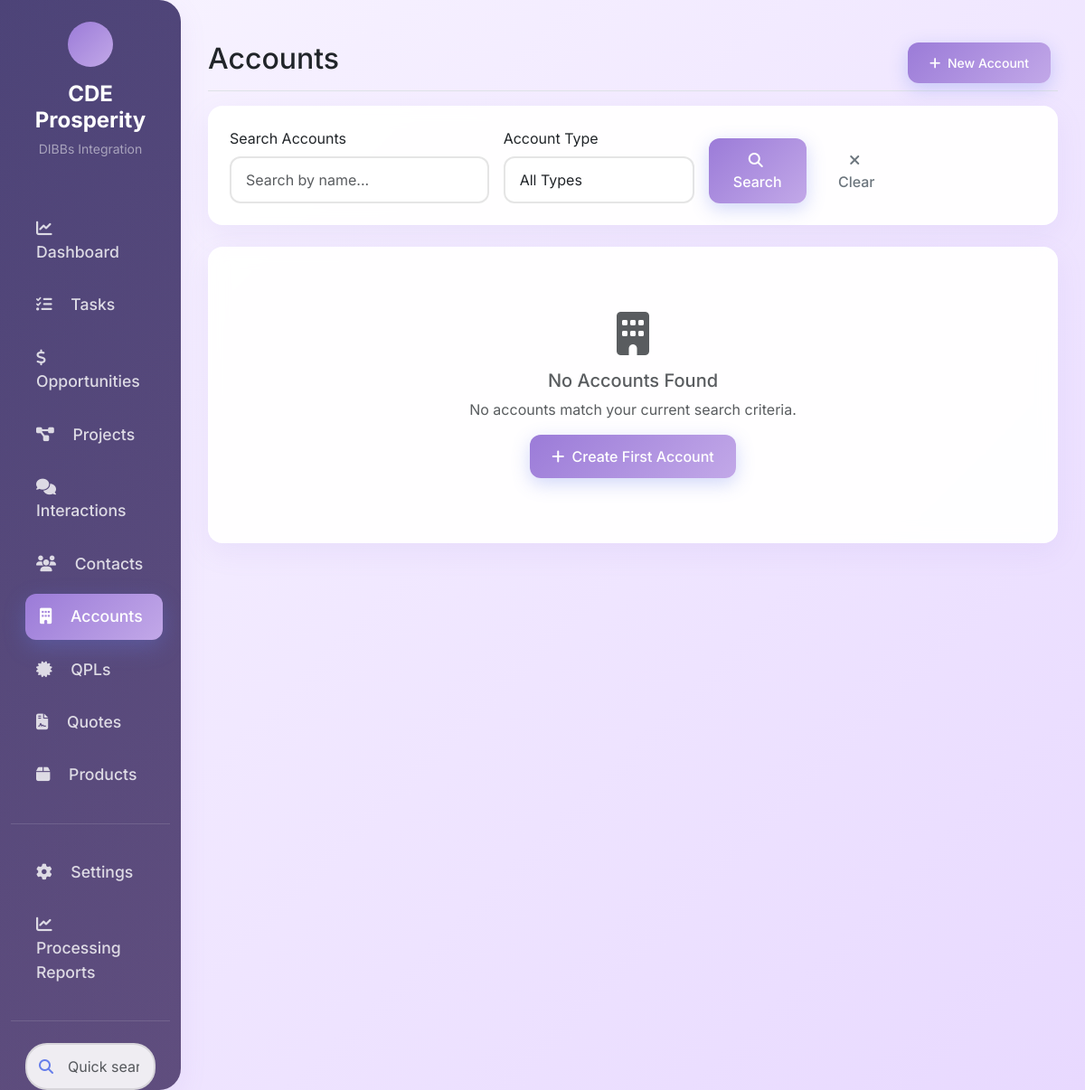
The app's page /accounts?page=2, older data.
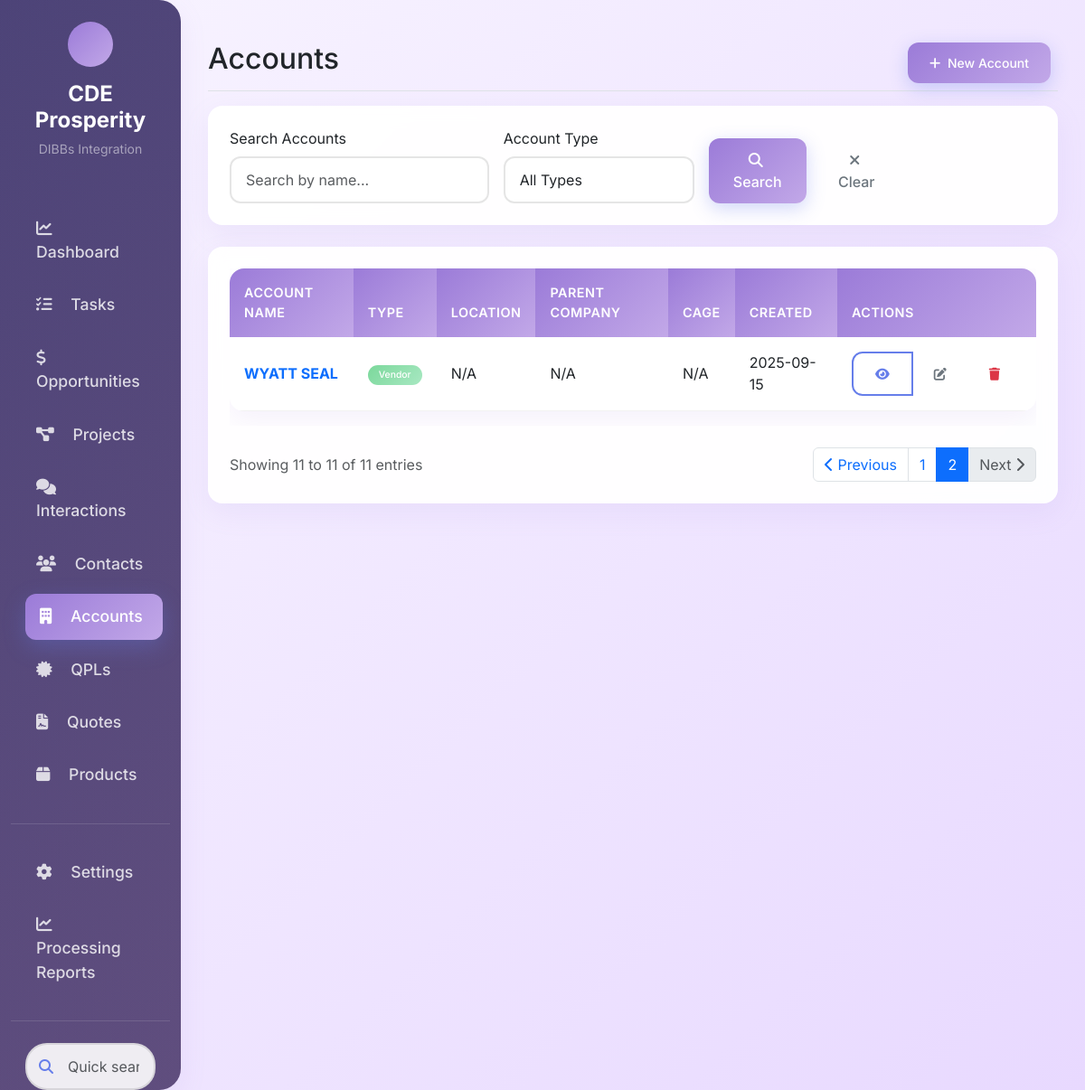
The same page, newer data.
### tables this page shows
CREATE TABLE accounts (
                id INTEGER PRIMARY KEY AUTOINCREMENT,
                name TEXT NOT NULL UNIQUE,
                type TEXT CHECK(type IN ('Competitor', 'Prospect Customer', 'Customer', 'Former Customer', 'Prospect Vendor', 'Vendor', 'QPL')),
                summary TEXT,
                detail TEXT,
                website TEXT,
                email TEXT,
                location TEXT,
                linkedin TEXT,
                parent_co TEXT,
                cage TEXT,
                created_date TIMESTAMP DEFAULT CURRENT_TIMESTAMP,
                image TEXT,
                video TEXT,
                is_active BOOLEAN DEFAULT 1
            , billing_address TEXT);

### crm_app.py (the view)
@app.route('/accounts')
def accounts():
    search = request.args.get('search', '')
    account_type = request.args.get('type', '')
    page = int(request.args.get('page', 1))
    filters = {}
    if search:
        filters['name'] = search
    if account_type:
        filters['type'] = account_type
    accounts_list = crm_data.get_accounts(filters)
    pagination = paginate_results(accounts_list, page)
    return render_template('accounts.html',
                         accounts=pagination['items'],
                         pagination=pagination,
                         search=search,
                         account_type=account_type)

### web/templates/accounts.html (shortened to what this page needs)
{% extends "base.html" %}
{% block content %}
<div class="d-flex justify-content-between flex-wrap flex-md-nowrap align-items-center pt-3 pb-2 mb-3 border-bottom">
    <h1 class="h2">Accounts</h1>
    <div class="btn-toolbar mb-2 mb-md-0">
        <div class="btn-group me-2">
            <button type="button" class="btn btn-sm btn-primary" data-bs-toggle="modal" data-bs-target="#createAccountModal">
                <i class="fas fa-plus me-1"></i>
                New Account
            </button>
        </div>
    </div>
</div>
<div class="card mb-4">
    <div class="card-body">
        <form method="GET" class="row g-3">
            <div class="col-md-4">
                <label for="search" class="form-label">Search Accounts</label>
                <input type="text" class="form-control" id="search" name="search"
                       value="{{ search }}" placeholder="Search by name...">
            </div>
            <div class="col-md-3">
                <label for="type" class="form-label">Account Type</label>
                <select class="form-select" id="type" name="type">
                    <option value="">All Types</option>
                </select>
            </div>
            <div class="col-md-3 d-flex align-items-end">
                <button type="submit" class="btn btn-primary me-2">
                    <i class="fas fa-search me-1"></i>
                    Search
                </button>
                <a href="{{ url_for('accounts') }}" class="btn btn-outline-secondary">
                    <i class="fas fa-times me-1"></i>
                    Clear
                </a>
            </div>
        </form>
    </div>
</div>
<div class="card">
    <div class="card-body">
        {% if accounts %}
        <div class="table-responsive">
            <table class="table table-hover" id="accountsTable">
                <thead>
                    <tr>
                        <th>Account Name</th>
                        <th>Type</th>
                        <th>Location</th>
                        <th>Parent Company</th>
                        <th>CAGE</th>
                        <th>Created</th>
                        <th>Actions</th>
                    </tr>
                </thead>
                <tbody>
                    {% for account in accounts %}
                    <tr class="account-row" data-account-id="{{ account.id }}" style="cursor: pointer; transition: all 0.2s ease;"
                        onmouseover="this.style.backgroundColor='#f8f9fa'; this.style.transform='scale(1.01)'"
                        onmouseout="this.style.backgroundColor=''; this.style.transform='scale(1)'">
                        <td>
                            <a href="{{ url_for('account_detail', account_id=account.id) }}" class="text-decoration-none">
                                <strong>{{ account.name }}</strong>
                            </a>
                        </td>
                        <td>
                            <span class="badge bg-{{ 'primary' if account.type == 'Customer' else 'warning' if account.type == 'Prospect Customer' else 'info' if account.type == 'Prospect Vendor' else 'success' if account.type == 'Vendor' else 'dark' if account.type == 'QPL' else 'danger' if account.type == 'Competitor' else 'secondary' }}">
                                {{ account.type or 'N/A' }}
                            </span>
                        </td>
                        <td>{{ account.location or 'N/A' }}</td>
                        <td>{{ account.parent_co or 'N/A' }}</td>
                        <td>{{ account.cage or 'N/A' }}</td>
                        <td>{{ account.created_date[:10] if account.created_date else 'N/A' }}</td>
                        <td>
                            <div class="btn-group btn-group-sm" role="group">
                                <a href="{{ url_for('account_detail', account_id=account.id) }}" class="btn btn-outline-primary">
                                    <i class="fas fa-eye"></i>
                                </a>
                                <button class="btn btn-outline-secondary" onclick="editAccount({{ account.id }})">
                                    <i class="fas fa-edit"></i>
                                </button>
                                <button class="btn btn-outline-danger" onclick="deleteAccount({{ account.id }}, '{{ account.name }}')" title="Delete Account">
                                    <i class="fas fa-trash"></i>
                                </button>
                            </div>
                        </td>
                    </tr>
                    {% endfor %}
                </tbody>
            </table>
        </div>
        {% else %}
        <div class="text-center py-5">
            <i class="fas fa-building fa-3x text-muted mb-3"></i>
            <h5 class="text-muted">No Accounts Found</h5>
            <p class="text-muted">No accounts match your current search criteria.</p>
            <button type="button" class="btn btn-primary" data-bs-toggle="modal" data-bs-target="#createAccountModal">
                <i class="fas fa-plus me-1"></i>
                Create First Account
            </button>
        </div>
        {% endif %}
        {% include 'pagination.html' %}
    </div>
</div>
{% endblock %}

### web/templates/base.html (shortened to what this page needs)
<!DOCTYPE html>
<html lang="en">
<head>
    <link href="https://cdn.jsdelivr.net/npm/bootstrap@5.3.0/dist/css/bootstrap.min.css" rel="stylesheet">
    <link href="https://cdnjs.cloudflare.com/ajax/libs/font-awesome/6.4.0/css/all.min.css" rel="stylesheet">
    <link href="{{ url_for('static', filename='css/calendar.css') }}" rel="stylesheet">
</head>
<body>
    <div class="container-fluid">
        <div class="row">
            <nav class="col-md-2 d-none d-md-block sidebar">
                <div class="position-sticky pt-4">
                    <div class="text-center mb-5">
                        <div class="d-flex align-items-center justify-content-center mb-3">
                            <div class="rounded-circle d-flex align-items-center justify-content-center"
                                 style="width: 50px; height: 50px; background: var(--gradient-primary);">
                            </div>
                        </div>
                        <h4 class="text-white fw-bold mb-1">CDE Prosperity</h4>
                        <small class="text-white-50">DIBBs Integration</small>
                    </div>
                    <ul class="nav flex-column">
                        <li class="nav-item">
                            <a class="nav-link" href="{{ url_for('dashboard') }}">
                                <i class="fas fa-chart-line me-3"></i>
                                Dashboard
                            </a>
                        </li>
                        <li class="nav-item">
                            <a class="nav-link" href="{{ url_for('tasks') }}">
                                <i class="fas fa-tasks me-3"></i>
                                Tasks
                            </a>
                        </li>
                        <li class="nav-item">
                            <a class="nav-link" href="{{ url_for('opportunities') }}">
                                <i class="fas fa-dollar-sign me-3"></i>
                                Opportunities
                            </a>
                        </li>
                        <li class="nav-item">
                            <a class="nav-link" href="{{ url_for('projects') }}">
                                <i class="fas fa-project-diagram me-3"></i>
                                Projects
                            </a>
                        </li>
                        <li class="nav-item">
                            <a class="nav-link" href="{{ url_for('interactions') }}">
                                <i class="fas fa-comments me-3"></i>
                                Interactions
                            </a>
                        </li>
                        <li class="nav-item">
                            <a class="nav-link" href="{{ url_for('contacts') }}">
                                <i class="fas fa-users me-3"></i>
                                Contacts
                            </a>
                        </li>
                        <li class="nav-item">
                            <a class="nav-link" href="{{ url_for('accounts') }}">
                                <i class="fas fa-building me-3"></i>
                                Accounts
                            </a>
                        </li>
                        <li class="nav-item">
                            <a class="nav-link" href="{{ url_for('qpls') }}">
                                <i class="fas fa-certificate me-3"></i>
                                QPLs
                            </a>
                        </li>
                        <li class="nav-item">
                            <a class="nav-link" href="{{ url_for('quotes') }}">
                                <i class="fas fa-file-contract me-3"></i>
                                Quotes
                            </a>
                        </li>
                        <li class="nav-item">
                            <a class="nav-link" href="{{ url_for('products') }}">
                                <i class="fas fa-box me-3"></i>
                                Products
                            </a>
                        </li>
                    </ul>
                    <hr class="my-4 text-white-50">
                    <ul class="nav flex-column">
                        <li class="nav-item">
                            <a class="nav-link" href="{{ url_for('settings') }}">
                                <i class="fas fa-cog me-3"></i>
                                Settings
                            </a>
                        </li>
                        <li class="nav-item">
                            <a class="nav-link" href="{{ url_for('processing_reports') }}">
                                <i class="fas fa-chart-line me-3"></i>
                                Processing Reports
                            </a>
                        </li>
                    </ul>
                    <hr class="my-4 text-white-50">
                    <div class="px-3">
                        <div class="search-box">
                            <input type="text" class="form-control" id="globalSearch" placeholder="Quick search...">
                        </div>
                    </div>
                </div>
            </nav>
            <main class="col-md-10 ms-sm-auto main-content">
                {% block content %}{% endblock %}
            </main>
        </div>
    </div>
</body>
</html>

### web/templates/pagination.html (shortened to what this page needs)
{% if pagination.pages > 1 %}
{% set url_args = request.args.copy() %}
<nav aria-label="Page navigation" class="mt-4">
    <div class="row align-items-center">
        <div class="col-md-6">
            <p class="text-muted mb-0">
                Showing {{ ((pagination.page - 1) * pagination.per_page) + 1 }} to
                {{ pagination.page * pagination.per_page if pagination.page * pagination.per_page < pagination.total else pagination.total }}
                of {{ pagination.total }} entries
            </p>
        </div>
        <div class="col-md-6">
            <ul class="pagination justify-content-end mb-0">
                {% if pagination.has_prev %}
                <li class="page-item">
                    <a class="page-link" href="{{ url_for(request.endpoint, page=pagination.prev_num, **url_args) }}" tabindex="-1">
                        <i class="fas fa-chevron-left"></i> Previous
                    </a>
                </li>
                {% else %}
                <li class="page-item disabled">
                    <span class="page-link">
                        <i class="fas fa-chevron-left"></i> Previous
                    </span>
                </li>
                {% endif %}
                {% set start_page = [1, pagination.page - 2]|max %}
                {% set end_page = [pagination.pages, pagination.page + 2]|min %}
                {% for page_num in range(start_page, end_page + 1) %}
                {% if page_num == pagination.page %}
                <li class="page-item active">
                    <span class="page-link">{{ page_num }}</span>
                </li>
                {% else %}
                <li class="page-item">
                    <a class="page-link" href="{{ url_for(request.endpoint, page=page_num, **url_args) }}">{{ page_num }}</a>
                </li>
                {% endif %}
                {% endfor %}
                {% if pagination.has_next %}
                <li class="page-item">
                    <a class="page-link" href="{{ url_for(request.endpoint, page=pagination.next_num, **url_args) }}">
                        Next <i class="fas fa-chevron-right"></i>
                    </a>
                </li>
                {% else %}
                <li class="page-item disabled">
                    <span class="page-link">
                        Next <i class="fas fa-chevron-right"></i>
                    </span>
                </li>
                {% endif %}
            </ul>
        </div>
    </div>
</nav>
{% endif %}

Row changes from the older to the newer data that the page shows:
added accounts: name "WYATT SEAL", type "Vendor", location "N/A", parent_co "N/A", cage "N/A", created_date "2025-09-15"
Text that changed along with them:
{{ ((pagination.page - 1) * pagination.per_page) + 1 }}: (not shown) → "11"
{{ pagination.total }}: (not shown) → "11"
text no longer shown: "No Accounts Found No accounts match your current search criteria. Create First Account"
text now shown: "ACCOUNT NAME TYPE LOCATION PARENT COMPANY CAGE CREATED ACTIONS Showing to 11 of entries Previous Next"
new list line: "1"
new list line: "2"
